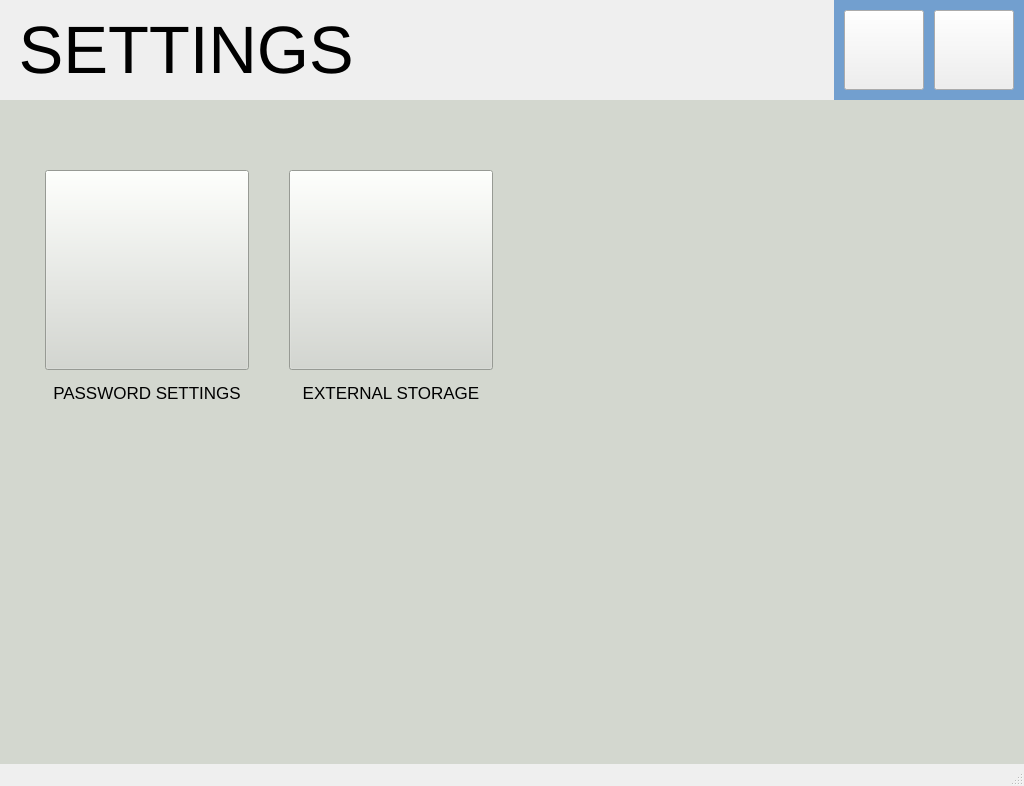
<?xml version="1.0" encoding="UTF-8"?>
<ui version="4.0">
 <class>SettingsWindow</class>
 <widget class="QMainWindow" name="SettingsWindow">
  <property name="geometry">
   <rect>
    <x>0</x>
    <y>0</y>
    <width>1024</width>
    <height>786</height>
   </rect>
  </property>
  <property name="windowTitle">
   <string>MainWindow</string>
  </property>
  <widget class="QWidget" name="centralwidget">
   <widget class="QLabel" name="label_heading">
    <property name="geometry">
     <rect>
      <x>0</x>
      <y>0</y>
      <width>1024</width>
      <height>100</height>
     </rect>
    </property>
    <property name="font">
     <font>
      <pointsize>50</pointsize>
     </font>
    </property>
    <property name="text">
     <string> SETTINGS</string>
    </property>
   </widget>
   <widget class="QLabel" name="label_button">
    <property name="geometry">
     <rect>
      <x>834</x>
      <y>0</y>
      <width>190</width>
      <height>100</height>
     </rect>
    </property>
    <property name="styleSheet">
     <string notr="true">background-color: rgb(114, 159, 207);</string>
    </property>
    <property name="text">
     <string/>
    </property>
   </widget>
   <widget class="QLabel" name="label_Time">
    <property name="geometry">
     <rect>
      <x>1120</x>
      <y>730</y>
      <width>150</width>
      <height>22</height>
     </rect>
    </property>
    <property name="font">
     <font>
      <pointsize>12</pointsize>
     </font>
    </property>
    <property name="text">
     <string/>
    </property>
   </widget>
   <widget class="QLabel" name="label_Date">
    <property name="geometry">
     <rect>
      <x>1120</x>
      <y>730</y>
      <width>150</width>
      <height>22</height>
     </rect>
    </property>
    <property name="font">
     <font>
      <pointsize>12</pointsize>
     </font>
    </property>
    <property name="text">
     <string/>
    </property>
   </widget>
   <widget class="QPushButton" name="pushButton_home_button">
    <property name="geometry">
     <rect>
      <x>844</x>
      <y>10</y>
      <width>80</width>
      <height>80</height>
     </rect>
    </property>
    <property name="styleSheet">
     <string notr="true">image: url(:/new/icons/home-button.png);</string>
    </property>
    <property name="text">
     <string/>
    </property>
   </widget>
   <widget class="QPushButton" name="pushButton_return">
    <property name="geometry">
     <rect>
      <x>934</x>
      <y>10</y>
      <width>80</width>
      <height>80</height>
     </rect>
    </property>
    <property name="styleSheet">
     <string notr="true">image: url(:/new/icons/back-arrow.png);</string>
    </property>
    <property name="text">
     <string/>
    </property>
   </widget>
   <widget class="QStackedWidget" name="stackedWidget">
    <property name="geometry">
     <rect>
      <x>0</x>
      <y>100</y>
      <width>1024</width>
      <height>710</height>
     </rect>
    </property>
    <property name="styleSheet">
     <string notr="true">background-color: rgb(211, 215, 207);</string>
    </property>
    <widget class="QWidget" name="page">
     <widget class="QLabel" name="label_passwordSettings">
      <property name="geometry">
       <rect>
        <x>45</x>
        <y>280</y>
        <width>204</width>
        <height>25</height>
       </rect>
      </property>
      <property name="font">
       <font>
        <pointsize>13</pointsize>
       </font>
      </property>
      <property name="text">
       <string>PASSWORD SETTINGS</string>
      </property>
      <property name="alignment">
       <set>Qt::AlignCenter</set>
      </property>
     </widget>
     <widget class="QPushButton" name="pushButton_passwordSettings">
      <property name="geometry">
       <rect>
        <x>45</x>
        <y>70</y>
        <width>204</width>
        <height>200</height>
       </rect>
      </property>
      <property name="text">
       <string/>
      </property>
      <property name="icon">
       <iconset resource="icons.qrc">
        <normaloff>:/new/icons/password.png</normaloff>:/new/icons/password.png</iconset>
      </property>
      <property name="iconSize">
       <size>
        <width>250</width>
        <height>250</height>
       </size>
      </property>
     </widget>
     <widget class="QPushButton" name="pushButton_externalStorage">
      <property name="geometry">
       <rect>
        <x>289</x>
        <y>70</y>
        <width>204</width>
        <height>200</height>
       </rect>
      </property>
      <property name="styleSheet">
       <string notr="true">image: url(:/new/icons/externalStorage.png);</string>
      </property>
      <property name="text">
       <string/>
      </property>
      <property name="icon">
       <iconset resource="icons.qrc">
        <normaloff>:/new/icons/externaStorage.png</normaloff>:/new/icons/externaStorage.png</iconset>
      </property>
      <property name="iconSize">
       <size>
        <width>200</width>
        <height>200</height>
       </size>
      </property>
     </widget>
     <widget class="QLabel" name="label_externalStorage">
      <property name="geometry">
       <rect>
        <x>289</x>
        <y>280</y>
        <width>204</width>
        <height>25</height>
       </rect>
      </property>
      <property name="font">
       <font>
        <pointsize>13</pointsize>
       </font>
      </property>
      <property name="text">
       <string>EXTERNAL STORAGE</string>
      </property>
      <property name="alignment">
       <set>Qt::AlignCenter</set>
      </property>
     </widget>
    </widget>
    <widget class="QWidget" name="page_2">
     <widget class="QPushButton" name="pushButton_updatePass">
      <property name="geometry">
       <rect>
        <x>740</x>
        <y>530</y>
        <width>220</width>
        <height>70</height>
       </rect>
      </property>
      <property name="font">
       <font>
        <pointsize>30</pointsize>
       </font>
      </property>
      <property name="styleSheet">
       <string notr="true">background-color: rgb(211, 215, 207);</string>
      </property>
      <property name="text">
       <string>UPDATE</string>
      </property>
     </widget>
     <widget class="QWidget" name="horizontalLayoutWidget_7">
      <property name="geometry">
       <rect>
        <x>350</x>
        <y>50</y>
        <width>611</width>
        <height>41</height>
       </rect>
      </property>
      <layout class="QHBoxLayout" name="horizontalLayout_Password"/>
     </widget>
     <widget class="QLabel" name="label_addNew">
      <property name="geometry">
       <rect>
        <x>40</x>
        <y>50</y>
        <width>270</width>
        <height>40</height>
       </rect>
      </property>
      <property name="font">
       <font>
        <pointsize>20</pointsize>
       </font>
      </property>
      <property name="styleSheet">
       <string notr="true">background-color: rgb(114, 159, 207);</string>
      </property>
      <property name="text">
       <string>Enter New Password</string>
      </property>
     </widget>
     <widget class="QLabel" name="label_message">
      <property name="geometry">
       <rect>
        <x>40</x>
        <y>530</y>
        <width>611</width>
        <height>71</height>
       </rect>
      </property>
      <property name="font">
       <font>
        <pointsize>15</pointsize>
       </font>
      </property>
      <property name="styleSheet">
       <string notr="true">background-color: rgb(114, 159, 207);</string>
      </property>
      <property name="text">
       <string/>
      </property>
      <property name="wordWrap">
       <bool>true</bool>
      </property>
     </widget>
     <widget class="QLabel" name="label1">
      <property name="geometry">
       <rect>
        <x>20</x>
        <y>28</y>
        <width>984</width>
        <height>600</height>
       </rect>
      </property>
      <property name="styleSheet">
       <string notr="true">background-color: rgb(114, 159, 207);</string>
      </property>
      <property name="text">
       <string/>
      </property>
     </widget>
     <zorder>label1</zorder>
     <zorder>pushButton_updatePass</zorder>
     <zorder>horizontalLayoutWidget_7</zorder>
     <zorder>label_addNew</zorder>
     <zorder>label_message</zorder>
    </widget>
    <widget class="QWidget" name="page_3">
     <widget class="QLabel" name="label_info">
      <property name="geometry">
       <rect>
        <x>20</x>
        <y>8</y>
        <width>984</width>
        <height>630</height>
       </rect>
      </property>
      <property name="styleSheet">
       <string notr="true">background-color: rgb(114, 159, 207);</string>
      </property>
      <property name="text">
       <string/>
      </property>
     </widget>
     <widget class="QPushButton" name="pushButton_delete">
      <property name="geometry">
       <rect>
        <x>521</x>
        <y>533</y>
        <width>141</width>
        <height>90</height>
       </rect>
      </property>
      <property name="font">
       <font>
        <pointsize>20</pointsize>
        <weight>50</weight>
        <bold>false</bold>
       </font>
      </property>
      <property name="text">
       <string>DELETE</string>
      </property>
      <property name="icon">
       <iconset resource="icons.qrc">
        <normaloff>:/new/icons/bin.png</normaloff>:/new/icons/bin.png</iconset>
      </property>
      <property name="iconSize">
       <size>
        <width>25</width>
        <height>25</height>
       </size>
      </property>
     </widget>
     <widget class="QPushButton" name="pushButton_rename">
      <property name="geometry">
       <rect>
        <x>360</x>
        <y>533</y>
        <width>141</width>
        <height>90</height>
       </rect>
      </property>
      <property name="font">
       <font>
        <pointsize>20</pointsize>
        <weight>50</weight>
        <bold>false</bold>
       </font>
      </property>
      <property name="text">
       <string>RENAME</string>
      </property>
      <property name="icon">
       <iconset resource="icons.qrc">
        <normaloff>:/new/icons/edit.png</normaloff>:/new/icons/edit.png</iconset>
      </property>
      <property name="iconSize">
       <size>
        <width>24</width>
        <height>24</height>
       </size>
      </property>
     </widget>
     <widget class="QPushButton" name="pushButton_upload">
      <property name="geometry">
       <rect>
        <x>200</x>
        <y>533</y>
        <width>141</width>
        <height>90</height>
       </rect>
      </property>
      <property name="font">
       <font>
        <pointsize>20</pointsize>
        <weight>50</weight>
        <bold>false</bold>
       </font>
      </property>
      <property name="text">
       <string>UPLOAD</string>
      </property>
      <property name="icon">
       <iconset resource="icons.qrc">
        <normaloff>:/new/icons/upload.png</normaloff>:/new/icons/upload.png</iconset>
      </property>
      <property name="iconSize">
       <size>
        <width>25</width>
        <height>25</height>
       </size>
      </property>
     </widget>
     <widget class="QPushButton" name="pushButton_play">
      <property name="geometry">
       <rect>
        <x>40</x>
        <y>533</y>
        <width>141</width>
        <height>90</height>
       </rect>
      </property>
      <property name="font">
       <font>
        <pointsize>20</pointsize>
        <weight>50</weight>
        <bold>false</bold>
       </font>
      </property>
      <property name="text">
       <string>PLAY</string>
      </property>
      <property name="icon">
       <iconset resource="icons.qrc">
        <normaloff>:/new/icons/play-button.png</normaloff>:/new/icons/play-button.png</iconset>
      </property>
      <property name="iconSize">
       <size>
        <width>30</width>
        <height>30</height>
       </size>
      </property>
     </widget>
     <widget class="QTreeView" name="treeView">
      <property name="geometry">
       <rect>
        <x>40</x>
        <y>28</y>
        <width>944</width>
        <height>480</height>
       </rect>
      </property>
      <property name="font">
       <font>
        <pointsize>20</pointsize>
       </font>
      </property>
      <attribute name="headerDefaultSectionSize">
       <number>300</number>
      </attribute>
     </widget>
     <widget class="QPushButton" name="pushButton_copy_move">
      <property name="geometry">
       <rect>
        <x>680</x>
        <y>533</y>
        <width>303</width>
        <height>90</height>
       </rect>
      </property>
      <property name="font">
       <font>
        <pointsize>20</pointsize>
        <weight>50</weight>
        <bold>false</bold>
       </font>
      </property>
      <property name="text">
       <string>COPY / MOVE
TO FOLDER</string>
      </property>
      <property name="icon">
       <iconset resource="icons.qrc">
        <normaloff>:/new/icons/copy(1).png</normaloff>:/new/icons/copy(1).png</iconset>
      </property>
      <property name="iconSize">
       <size>
        <width>30</width>
        <height>30</height>
       </size>
      </property>
     </widget>
    </widget>
    <widget class="QWidget" name="page_4">
     <widget class="QPushButton" name="pushButton_delete_2">
      <property name="geometry">
       <rect>
        <x>843</x>
        <y>533</y>
        <width>141</width>
        <height>90</height>
       </rect>
      </property>
      <property name="font">
       <font>
        <pointsize>20</pointsize>
        <weight>50</weight>
        <bold>false</bold>
       </font>
      </property>
      <property name="text">
       <string>DELETE</string>
      </property>
      <property name="icon">
       <iconset resource="icons.qrc">
        <normaloff>:/new/icons/bin.png</normaloff>:/new/icons/bin.png</iconset>
      </property>
      <property name="iconSize">
       <size>
        <width>25</width>
        <height>25</height>
       </size>
      </property>
     </widget>
     <widget class="QPushButton" name="pushButton_move">
      <property name="geometry">
       <rect>
        <x>683</x>
        <y>533</y>
        <width>141</width>
        <height>90</height>
       </rect>
      </property>
      <property name="font">
       <font>
        <pointsize>20</pointsize>
        <weight>50</weight>
        <bold>false</bold>
       </font>
      </property>
      <property name="text">
       <string>MOVE</string>
      </property>
      <property name="icon">
       <iconset resource="icons.qrc">
        <normaloff>:/new/icons/send.png</normaloff>:/new/icons/send.png</iconset>
      </property>
      <property name="iconSize">
       <size>
        <width>25</width>
        <height>25</height>
       </size>
      </property>
     </widget>
     <widget class="QLabel" name="label_info_2">
      <property name="geometry">
       <rect>
        <x>20</x>
        <y>8</y>
        <width>984</width>
        <height>630</height>
       </rect>
      </property>
      <property name="styleSheet">
       <string notr="true">background-color: rgb(114, 159, 207);</string>
      </property>
      <property name="text">
       <string/>
      </property>
     </widget>
     <widget class="QTreeView" name="treeView_2">
      <property name="geometry">
       <rect>
        <x>40</x>
        <y>25</y>
        <width>944</width>
        <height>480</height>
       </rect>
      </property>
      <property name="font">
       <font>
        <pointsize>20</pointsize>
       </font>
      </property>
     </widget>
     <widget class="QPushButton" name="pushButton_copy">
      <property name="geometry">
       <rect>
        <x>523</x>
        <y>533</y>
        <width>141</width>
        <height>90</height>
       </rect>
      </property>
      <property name="font">
       <font>
        <pointsize>20</pointsize>
        <weight>50</weight>
        <bold>false</bold>
       </font>
      </property>
      <property name="text">
       <string>COPY</string>
      </property>
      <property name="icon">
       <iconset resource="icons.qrc">
        <normaloff>:/new/icons/copy.png</normaloff>:/new/icons/copy.png</iconset>
      </property>
      <property name="iconSize">
       <size>
        <width>25</width>
        <height>25</height>
       </size>
      </property>
     </widget>
     <widget class="QLabel" name="label_status">
      <property name="geometry">
       <rect>
        <x>40</x>
        <y>530</y>
        <width>371</width>
        <height>81</height>
       </rect>
      </property>
      <property name="font">
       <font>
        <pointsize>11</pointsize>
       </font>
      </property>
      <property name="styleSheet">
       <string notr="true">background-color: rgb(114, 159, 207);</string>
      </property>
      <property name="text">
       <string/>
      </property>
     </widget>
     <zorder>label_info_2</zorder>
     <zorder>treeView_2</zorder>
     <zorder>pushButton_copy</zorder>
     <zorder>pushButton_delete_2</zorder>
     <zorder>pushButton_move</zorder>
     <zorder>label_status</zorder>
    </widget>
   </widget>
  </widget>
  <widget class="QStatusBar" name="statusbar"/>
 </widget>
 <resources>
  <include location="icons.qrc"/>
 </resources>
 <connections/>
</ui>
